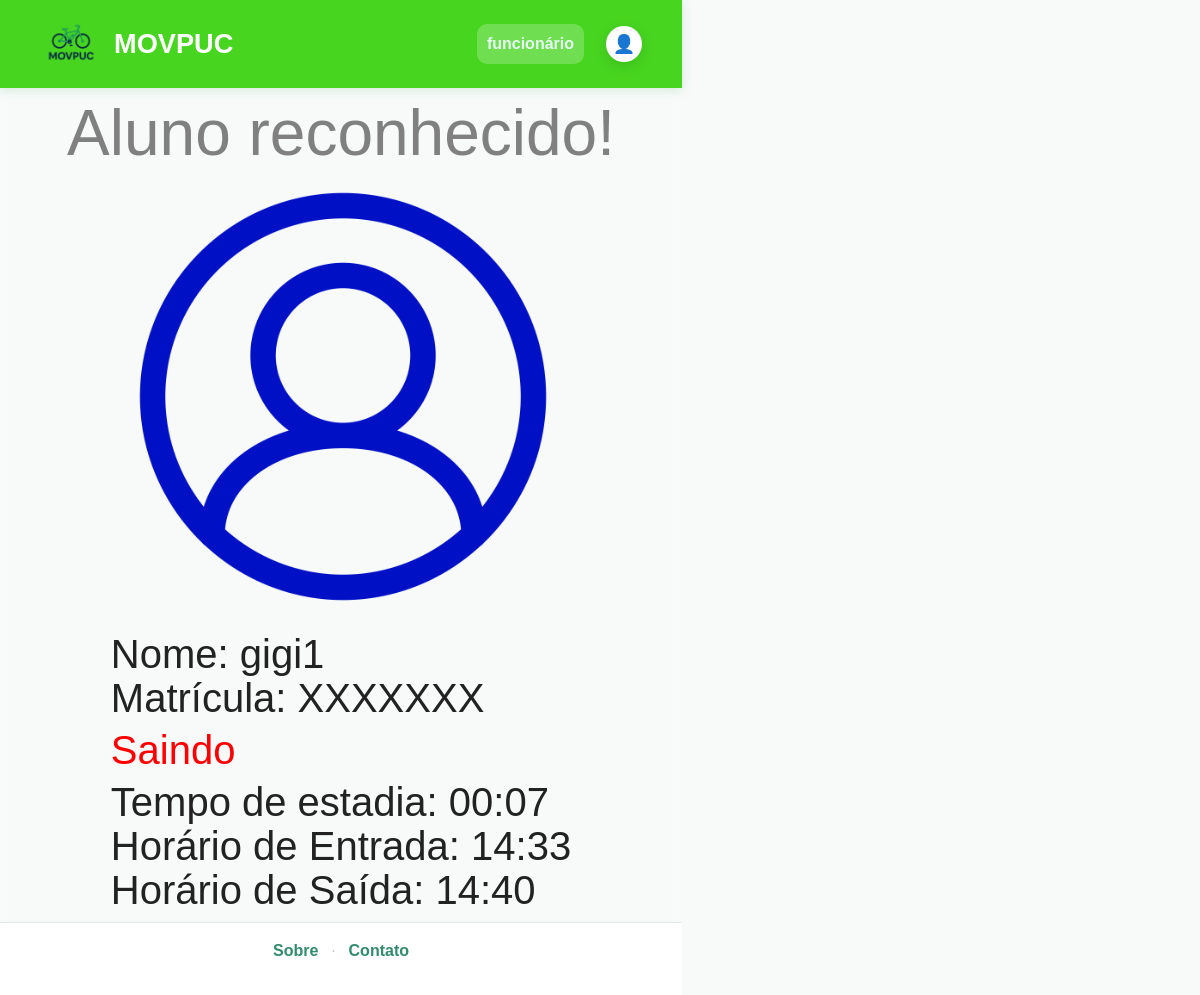
Page /scan_concluded/saida/2/ (signed in) on the committed database.
### app_usuarios/models.py (models this page shows, shortened)
class Reserva(models.Model):
    aluno = models.ForeignKey(User, on_delete=models.CASCADE)
    bicicleta = models.ForeignKey(
        'Bicicleta',
        on_delete=models.CASCADE,
        null=True,
        blank=True
    )
    vaga = models.ForeignKey(
        'Vaga',
        on_delete=models.SET_NULL,
        null=True,
        blank=True
    )
    status = models.CharField(max_length=20, default="pendente")
    data_hora_retirada = models.DateTimeField(null=True, blank=True)
    data_hora_devolucao = models.DateTimeField(null=True, blank=True)

### app_usuarios/views.py (the view)
@login_required(login_url='login')
@tipo_required('seguranca')
def scan_concluded_leave(request, reserva_id):
    reserva = get_object_or_404(Reserva, id=reserva_id)
    duracao = None
    if reserva.data_hora_retirada and reserva.data_hora_devolucao:
        diff = reserva.data_hora_devolucao - reserva.data_hora_retirada
        total_seconds = int(diff.total_seconds())
        horas = total_seconds // 3600
        minutos = (total_seconds % 3600) // 60
        duracao = f"{horas:02d}:{minutos:02d}"
    contexto = {
        "reserva": reserva,
        "duracao": duracao,
    }
    return render(request, 'app_usuarios/scanConcludedLeaving.html', contexto)

### app_usuarios/utils.py (called while the page is built)
def tipo_required(*tipos_permitidos):
    def decorator(view_func):
        @wraps(view_func)
        def _wrapped_view(request, *args, **kwargs):
            if not request.user.is_authenticated:
                return redirect('login')
            perfil = getattr(request.user, 'perfil', None)
            if perfil is None or perfil.tipo not in tipos_permitidos:
                return render(request, 'app_usuarios/acesso_negado.html')
            return view_func(request, *args, **kwargs)
        return _wrapped_view
    return decorator

### app_usuarios/templates/app_usuarios/scanConcludedLeaving.html (shortened to what this page needs)
 {% load static %}
<!DOCTYPE html>
<html>
<head>
    <link rel="stylesheet" href="/static/app_usuarios/css/scanConcludedLeaving.css">
    <link rel="stylesheet" href="/static/app_usuarios/css/cabEFoot.css">
</head>
<body>
    <header class="cab">
        <div class="logo">
            <a href="{% url 'index' %}" ><img src="/static/app_usuarios/img/logo.png" class="bike" alt=""></a>
            <p class="brand">MOVPUC</p>
        </div>
        <nav class="nav">
            <a href="{% url 'aluno' %}" class="navlink ativo">funcionário</a>
            <a href="{% url 'login' %}" class="perfil">👤</a>
        </nav>
    </header>
    <div class="mapa">
        <div class="reconhecido">
            <p>Aluno reconhecido!</p>
        </div>
        <div class="imagem">
            <img src="/static/app_usuarios/img/icone.png" alt="">
        </div>
        <div class="infos">
            <p>Nome: {{ reserva.aluno.get_full_name|default:reserva.aluno.username }}</p>
            <p>Matrícula: XXXXXXX</p>
            <div class="red">Saindo</div>
            <p>
            Tempo de estadia:
            {% if duracao %}
                {{ duracao }}
            {% else %}
                --:--
            {% endif %}
            </p>
            <p>
            Horário de Entrada:
            {% if reserva.data_hora_retirada %}
                {{ reserva.data_hora_retirada|date:"H:i" }}
            {% else %}
                --:--
            {% endif %}
            </p>
            <p>
            Horário de Saída:
            {% if reserva.data_hora_devolucao %}
                {{ reserva.data_hora_devolucao|date:"H:i" }}
            {% else %}
                --:--
            {% endif %}
            </p>
        </div>
    </div>
  <footer class="rodape">
    <nav class="rodape__links">
      <a href="{% url 'sobre' %}">Sobre</a>
      <span>·</span>
      <a href="{% url 'contato' %}">Contato</a>
    </nav>
  </footer>
</body>
</html>

### app_usuarios/static/app_usuarios/css/scanConcludedLeaving.css (style rules this page uses)
body { backdrop-filter: blur(5px); font-family: Arial, Helvetica, sans-serif; width: 682px; }
.mapa { display: flex; justify-content: center; align-items: center; flex-direction: column; gap: 8px; padding: 10px; }
.mapa .reconhecido { color: gray; font-size: 4em; }
.mapa .reconhecido p { margin: 0; line-height: 1.1; }
.mapa .imagem img { width: 75%; height: 75%; margin-left: 75px; }
.mapa .infos { font-size: 2.5em; }
.mapa .infos p { margin: 0; line-height: 1.1; }
.red { color: red; }

### app_usuarios/static/app_usuarios/css/cabEFoot.css (style rules this page uses)
* { box-sizing: border-box; margin: 0; padding: 0; }
body { font-family: 'Figtree', 'DM Sans', sans-serif; color: #222; background: #f7faf9; line-height: 1.5; }
.cab { background: #47d520; height: 88px; padding: 0 40px; display: flex; align-items: center; justify-content: space-between; box-shadow: 0 2px 10px rgba(59, 155, 78, 0.18); }
.logo { display: flex; align-items: center; gap: 12px; }
.bike { display: block; width: 62px; height: auto; flex-shrink: 0; }
.brand { color: #fff; font-size: 1.7rem; font-weight: 700; }
.nav { display: flex; align-items: center; gap: 22px; }
.navlink { color: #e7fff4; text-decoration: none; font-weight: 600; padding: 8px 10px; border-radius: 10px; transition: 0.2s; }
.navlink.ativo { background: rgba(255, 255, 255, 0.22); }
.perfil { display: flex; align-items: center; justify-content: center; width: 36px; height: 36px; background: #fff; border-radius: 50%; text-decoration: none; font-size: 18px; color: #3b9c77; box-shadow: 0 4px 14px rgba(0, 0, 0, 0.12); transition: transform 0.15s ease; }
.rodape { border-top: 1px solid #e5e7eb; background: #fff; padding: 16px 24px 32px; }
.rodape__links { max-width: 1100px; margin: 0 auto; text-align: center; }
.rodape__links a { color: #318c6b; text-decoration: none; font-weight: 600; }
.rodape__links span { color: #c4c4c4; margin: 0 8px; }

### rows in the picture
Reserva: aluno.get_full_name "gigi1", data_hora_retirada "14:33", data_hora_devolucao "14:40"

### other values in the picture
{{ duracao }} "00:07"
